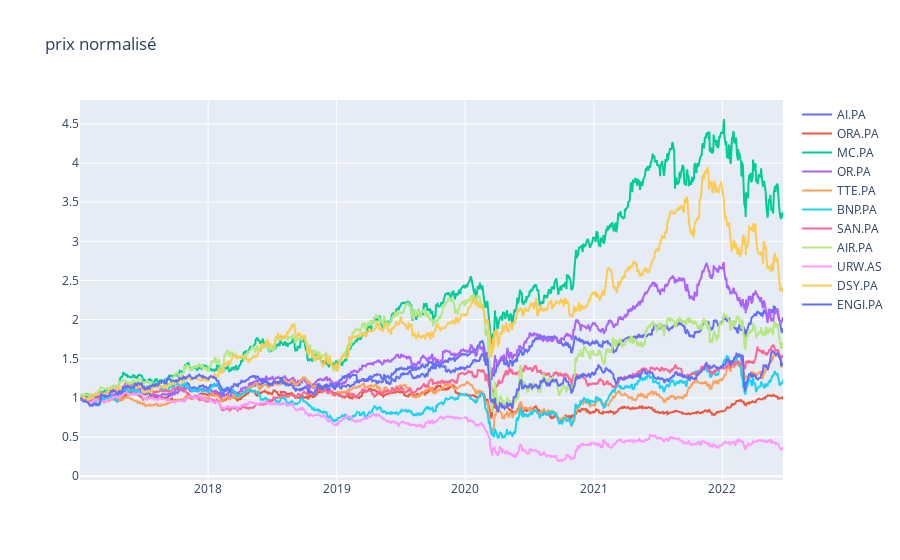

The code cell stored with this chart in its notebook:
### Code cell
plotly_plot(Normalize(stocks_prices), 'prix normalisé')

### Figure 1 — Plotly figure (JSON) as saved in the notebook; plotly's stock layout.template omitted (floating-point values rounded to 4 significant figures; data arrays with more than 128 entries replaced by an {"elided": "..."} marker saying what was removed)
{"data": [{"name": "AI.PA", "type": "scatter", "x": {"elided": "1402 str values"}, "y": {"elided": "1402 float values"}}, {"name": "ORA.PA", "type": "scatter", "x": {"elided": "1402 str values"}, "y": {"elided": "1402 float values"}}, {"name": "MC.PA", "type": "scatter", "x": {"elided": "1402 str values"}, "y": {"elided": "1402 float values"}}, {"name": "OR.PA", "type": "scatter", "x": {"elided": "1402 str values"}, "y": {"elided": "1402 float values"}}, {"name": "TTE.PA", "type": "scatter", "x": {"elided": "1402 str values"}, "y": {"elided": "1402 float values"}}, {"name": "BNP.PA", "type": "scatter", "x": {"elided": "1402 str values"}, "y": {"elided": "1402 float values"}}, {"name": "SAN.PA", "type": "scatter", "x": {"elided": "1402 str values"}, "y": {"elided": "1402 float values"}}, {"name": "AIR.PA", "type": "scatter", "x": {"elided": "1402 str values"}, "y": {"elided": "1402 float values"}}, {"name": "URW.AS", "type": "scatter", "x": {"elided": "1402 str values"}, "y": {"elided": "1402 float values"}}, {"name": "DSY.PA", "type": "scatter", "x": {"elided": "1402 str values"}, "y": {"elided": "1402 float values"}}, {"name": "ENGI.PA", "type": "scatter", "x": {"elided": "1402 str values"}, "y": {"elided": "1402 float values"}}], "layout": {"autosize": true, "legend": {"tracegroupgap": 0}, "title": {"text": "prix normalisé"}, "xaxis": {"anchor": "y", "autorange": true, "domain": [0, 1], "range": ["2017-01-02", "2022-06-22"], "type": "date"}, "yaxis": {"anchor": "x", "autorange": true, "domain": [0, 1], "range": [-0.0492, 4.805], "type": "linear"}}}
